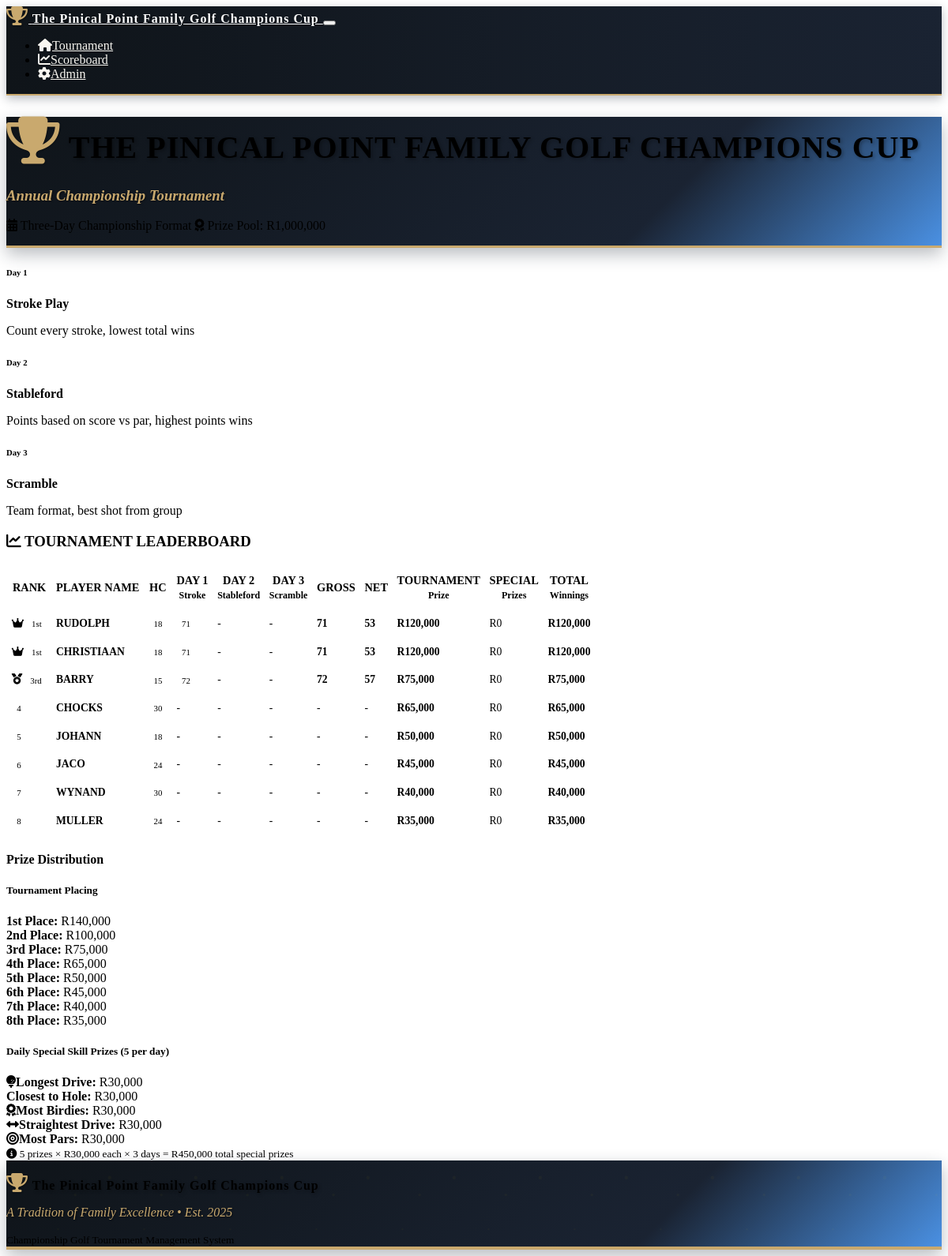
The app's page /scoreboard with its own data.
### models.py (models this page shows)
class Round(db.Model):
    id = db.Column(db.Integer, primary_key=True)
    tournament_id = db.Column(db.Integer, db.ForeignKey('tournament.id'), nullable=False)
    day = db.Column(db.Integer, nullable=False)  # 1, 2, or 3
    format = db.Column(db.String(50), nullable=False)  # 'stroke_play', 'stableford', 'scramble'
    date = db.Column(db.Date, nullable=False)
    completed = db.Column(db.Boolean, default=False)
    scores = db.relationship('Score', backref='round', lazy=True)

class Player(db.Model):
    id = db.Column(db.Integer, primary_key=True)
    name = db.Column(db.String(100), nullable=False)
    tournament_id = db.Column(db.Integer, db.ForeignKey('tournament.id'), nullable=False)
    handicap = db.Column(db.Integer, default=0)
    created_at = db.Column(db.DateTime, default=datetime.utcnow)
    scores = db.relationship('Score', backref='player', lazy=True)

### routes.py (the view)
@app.route('/scoreboard')
def scoreboard():
    tournament = Tournament.query.first()
    if not tournament:
        return redirect(url_for('player_setup'))
    leaderboard = calculate_leaderboard(tournament.id)
    rounds = Round.query.filter_by(tournament_id=tournament.id).order_by(Round.day).all()
    player_count = len(Player.query.filter_by(tournament_id=tournament.id).all())
    prize_distribution = get_prize_distribution(player_count)
    return render_template('scoreboard.html',
                         tournament=tournament,
                         leaderboard=leaderboard,
                         rounds=rounds,
                         prize_distribution=prize_distribution,
                         tournament_formats=TOURNAMENT_FORMATS)

### models.py (called while the page is built)
    def get_net_score(self):
        if self.total_strokes:
            return self.total_strokes - self.player.handicap
        return None

### templates/scoreboard.html (shortened to what this page needs)
{% extends "base.html" %}
{% block content %}
<div class="container-fluid">
    <div class="row mb-3">
        <div class="col-12">
            <div class="card scoreboard-header">
                <div class="card-body text-center py-3 position-relative">
                    <h1 class="display-4 text-white mb-2 tournament-logo">
                        <i class="fas fa-trophy me-2 trophy-icon"></i>
                        THE PINICAL POINT FAMILY GOLF CHAMPIONS CUP
                    </h1>
                    <h3 class="tournament-tagline mb-2">Annual Championship Tournament</h3>
                    <div class="row justify-content-center">
                        <div class="col-md-10">
                            <p class="text-white mb-1">
                                <i class="fas fa-calendar-alt me-2"></i>
                                Three-Day Championship Format
                                <span class="ms-4">
                                    <i class="fas fa-award me-2"></i>
                                    Prize Pool: R{{ "{:,}".format(1000000) }}
                                </span>
                            </p>
                        </div>
                    </div>
                </div>
            </div>
        </div>
    </div>
    <div class="row mb-3">
        <div class="col-12">
            <div class="card">
                <div class="card-body py-2">
                    <div class="row text-center">
                        {% for day, format_info in tournament_formats.items() %}
                        <div class="col-md-4">
                            <h6 class="text-primary mb-1">Day {{ day }}</h6>
                            <p class="mb-1"><strong>{{ format_info.name }}</strong></p>
                            <p class="text-muted small mb-0">{{ format_info.description }}</p>
                        </div>
                        {% endfor %}
                    </div>
                </div>
            </div>
        </div>
    </div>
    <div class="row">
        <div class="col-12">
            <div class="card">
                <div class="card-header">
                    <h3 class="mb-0 text-center">
                        <i class="fas fa-chart-line me-2"></i>
                        TOURNAMENT LEADERBOARD
                    </h3>
                </div>
                <div class="card-body p-0">
                    <div class="table-responsive">
                        <table class="table table-striped scoreboard-table mb-0">
                            <thead class="table-dark">
                                <tr>
                                    <th class="text-center py-2">RANK</th>
                                    <th class="py-2">PLAYER NAME</th>
                                    <th class="text-center py-2">HC</th>
                                    <th class="text-center py-2">DAY 1<br><small>Stroke</small></th>
                                    <th class="text-center py-2">DAY 2<br><small>Stableford</small></th>
                                    <th class="text-center py-2">DAY 3<br><small>Scramble</small></th>
                                    <th class="text-center py-2">GROSS</th>
                                    <th class="text-center py-2">NET</th>
                                    <th class="text-center py-2">TOURNAMENT<br><small>Prize</small></th>
                                    <th class="text-center py-2">SPECIAL<br><small>Prizes</small></th>
                                    <th class="text-center py-2">TOTAL<br><small>Winnings</small></th>
                                </tr>
                            </thead>
                            <tbody>
                                {% for player_data in leaderboard %}
                                <tr class="{% if player_data.rank <= 3 %}table-warning{% endif %}">
                                    <td class="text-center py-2">
                                        {% if player_data.rank == 1 %}
                                            <i class="fas fa-crown text-warning me-1"></i>
                                            <span class="badge bg-warning text-dark">1st</span>
                                        {% elif player_data.rank == 2 %}
                                            <i class="fas fa-medal text-secondary me-1"></i>
                                            <span class="badge bg-secondary">2nd</span>
                                        {% elif player_data.rank == 3 %}
                                            <i class="fas fa-medal text-warning me-1"></i>
                                            <span class="badge bg-warning text-dark">3rd</span>
                                        {% else %}
                                            <span class="badge bg-primary">{{ player_data.rank }}</span>
                                        {% endif %}
                                    </td>
                                    <td class="py-2">
                                        <strong>{{ player_data.player.name.upper() }}</strong>
                                    </td>
                                    <td class="text-center py-2">
                                        <span class="badge bg-secondary">{{ player_data.player.handicap or 0 }}</span>
                                    </td>
                                    <td class="text-center py-2">
                                        {% if player_data.day_scores[0] %}
                                            <span class="badge bg-info">{{ player_data.day_scores[0] }}</span>
                                        {% else %}
                                            <span class="text-muted">-</span>
                                        {% endif %}
                                    </td>
                                    <td class="text-center py-2">
                                        {% if player_data.day_scores[1] %}
                                            <span class="badge bg-success">{{ player_data.day_scores[1] }}pts</span>
                                        {% else %}
                                            <span class="text-muted">-</span>
                                        {% endif %}
                                    </td>
                                    <td class="text-center py-2">
                                        {% if player_data.day_scores[2] %}
                                            <span class="badge bg-primary">{{ player_data.day_scores[2] }}</span>
                                        {% else %}
                                            <span class="text-muted">-</span>
                                        {% endif %}
                                    </td>
                                    <td class="text-center py-2">
                                        {% if player_data.total_score > 0 %}
                                            <strong class="text-primary">{{ player_data.total_score }}</strong>
                                        {% else %}
                                            <span class="text-muted">-</span>
                                        {% endif %}
                                    </td>
                                    <td class="text-center py-2">
                                        {% if player_data.net_score %}
                                            <strong class="text-success">{{ player_data.net_score }}</strong>
                                        {% else %}
                                            <span class="text-muted">-</span>
                                        {% endif %}
                                    </td>
                                    <td class="text-center py-2">
                                        <strong class="text-success">R{{ "{:,}".format(player_data.prize) }}</strong>
                                    </td>
                                    <td class="text-center py-2">
                                        {% if player_data.special_prizes_won > 0 %}
                                            <strong class="text-warning">R{{ "{:,}".format(player_data.special_prizes_won) }}</strong>
                                        {% else %}
                                            <span class="text-muted">R0</span>
                                        {% endif %}
                                    </td>
                                    <td class="text-center py-2">
                                        <strong class="text-primary">R{{ "{:,}".format(player_data.total_winnings) }}</strong>
                                    </td>
                                </tr>
                                {% endfor %}
                            </tbody>
                        </table>
                    </div>
                </div>
            </div>
        </div>
    </div>
    <div class="row mt-4">
        <div class="col-12">
            <div class="card bg-dark text-light">
                <div class="card-body text-center py-3">
                    <h4 class="mb-3">Prize Distribution</h4>
                    <h5 class="text-warning mb-2">Tournament Placing</h5>
                    <div class="row mb-3">
                        {% for rank, prize in prize_distribution.main_prizes.items() %}
                        <div class="col-md-3 col-6 mb-2">
                            <strong>{{ rank }}{% if rank == 1 %}st{% elif rank == 2 %}nd{% elif rank == 3 %}rd{% else %}th{% endif %} Place:</strong>
                            <span class="text-success ms-1">R{{ "{:,}".format(prize) }}</span>
                        </div>
                        {% endfor %}
                    </div>
                    <h5 class="text-warning mb-2">Daily Special Skill Prizes (5 per day)</h5>
                    <div class="row">
                        <div class="col-md-2 col-6 mb-2">
                            <strong><i class="fas fa-golf-ball me-1"></i>Longest Drive:</strong>
                            <span class="text-success ms-1">R{{ "{:,}".format(prize_distribution.daily_special_prizes.day_1.longest_drive) }}</span>
                        </div>
                        <div class="col-md-2 col-6 mb-2">
                            <strong>Closest to Hole:</strong>
                            <span class="text-success ms-1">R{{ "{:,}".format(prize_distribution.daily_special_prizes.day_1.closest_hole) }}</span>
                        </div>
                        <div class="col-md-2 col-6 mb-2">
                            <strong><i class="fas fa-award me-1"></i>Most Birdies:</strong>
                            <span class="text-success ms-1">R{{ "{:,}".format(prize_distribution.daily_special_prizes.day_1.most_birdies) }}</span>
                        </div>
                        <div class="col-md-3 col-6 mb-2">
                            <strong><i class="fas fa-arrows-alt-h me-1"></i>Straightest Drive:</strong>
                            <span class="text-success ms-1">R{{ "{:,}".format(prize_distribution.daily_special_prizes.day_1.straightest_drive) }}</span>
                        </div>
                        <div class="col-md-3 col-6 mb-2">
                            <strong><i class="fas fa-bullseye me-1"></i>Most Pars:</strong>
                            <span class="text-success ms-1">R{{ "{:,}".format(prize_distribution.daily_special_prizes.day_1.most_pars) }}</span>
                        </div>
                    </div>
                    <div class="row mt-2">
                        <div class="col-12">
                            <small class="text-muted">
                                <i class="fas fa-info-circle me-1"></i>
                                5 prizes × R30,000 each × 3 days = R450,000 total special prizes
                            </small>
                        </div>
                    </div>
                </div>
            </div>
        </div>
    </div>
</div>
{% endblock %}

### static/css/custom.css (style rules this page uses)
:root { --tournament-navy: #1a2332; --tournament-gold: #c9a96e; --tournament-white: #FFFFFF; --tournament-dark-navy: #0f1419; --tournament-accent-blue: #4a90e2; --tournament-cream: #f8f6f0; --tournament-silver: #8a9ba8; --tournament-shadow: rgba(26, 35, 50, 0.3); --tournament-green: #2d5a27; --tournament-light-green: #4a7c59; }
.tournament-logo { font-family: 'Georgia', serif; font-weight: bold; text-shadow: 2px 2px 4px rgba(0,0,0,0.3); letter-spacing: 1px; }
.tournament-tagline { font-family: 'Georgia', serif; font-style: italic; color: var(--tournament-gold); text-shadow: 1px 1px 2px rgba(0,0,0,0.5); }
.scoreboard-header { box-shadow: 0 8px 20px var(--tournament-shadow); background: linear-gradient(135deg, var(--tournament-dark-navy) 0%, var(--tournament-navy) 70%, var(--tournament-accent-blue) 100%); border-bottom: 3px solid var(--tournament-gold); }
.scoreboard-table { font-size: 1.1rem; }
.scoreboard-table th, .scoreboard-table td { vertical-align: middle; border-width: 2px; }
.scoreboard-table .badge { font-size: 0.9em; padding: 0.5em 0.75em; }
@media (min-width: 1200px) { .scoreboard-table { font-size: 1.1rem; } }
@media (min-width: 1200px) { .scoreboard-table th { font-size: 1rem; padding: 0.75rem 0.5rem; } }
@media (min-width: 1200px) { .scoreboard-table td { padding: 0.75rem 0.5rem; } }
@media (min-width: 1200px) { .display-4 { font-size: 2.5rem; } }
.scoreboard-table { font-size: 0.95rem; line-height: 1.3; }
.scoreboard-table th { font-weight: 600; white-space: nowrap; font-size: 0.9rem; }
.scoreboard-table td { white-space: nowrap; vertical-align: middle; }
.scoreboard-table .badge { font-size: 0.8em; padding: 0.35em 0.6em; }
@media (max-width: 1400px) { .scoreboard-table { font-size: 0.9rem; } }
@media (max-width: 1400px) { .scoreboard-table th, .scoreboard-table td { padding: 0.5rem 0.3rem; } }
@media (max-width: 1200px) { .scoreboard-table { font-size: 0.85rem; } }
.trophy-icon { color: var(--tournament-gold); text-shadow: 1px 1px 2px rgba(0,0,0,0.3); font-size: 1.5em; }

### records on screen
Round: day "2", name "Stableford", description "Points based on score vs par, highest points wins"
Round: day "3", name "Scramble", description "Team format, best shot from group"
Player: player.name "RUDOLPH", player "18"
Player: player.name "CHRISTIAAN", player "18"
Player: player.name "BARRY", player "15"
Player: player.name "CHOCKS", player "30"
Player: player.name "JOHANN", player "18"
Player: player.name "JACO", player "24"
Player: player.name "WYNAND", player "30"
Player: player.name "MULLER", player "24"

### other values on screen
{{ "{:,}".format(1000000) }} "1,000,000"
{{ day }} "1"
{{ player_data.day_scores[0] }} "71" "71" "72"
{{ player_data.total_score }} "71" "71" "72"
{{ player_data.net_score }} "53" "53" "57"
{{ "{:,}".format(player_data.prize) }} "120,000" "120,000" "75,000" "65,000" "50,000" "45,000" "40,000" "35,000"
{{ "{:,}".format(player_data.total_winnings) }} "120,000" "120,000" "75,000" "65,000" "50,000" "45,000" "40,000" "35,000"
{{ player_data.rank }} "4" "5" "6" "7" "8"
{{ rank }} "1" "2" "3" "4" "5" "6" "7" "8"
{{ "{:,}".format(prize) }} "140,000" "100,000" "75,000" "65,000" "50,000" "45,000" "40,000" "35,000"
{{ "{:,}".format(prize_distribution.daily_special_prizes.day_1.most_pars) }} "30,000"
